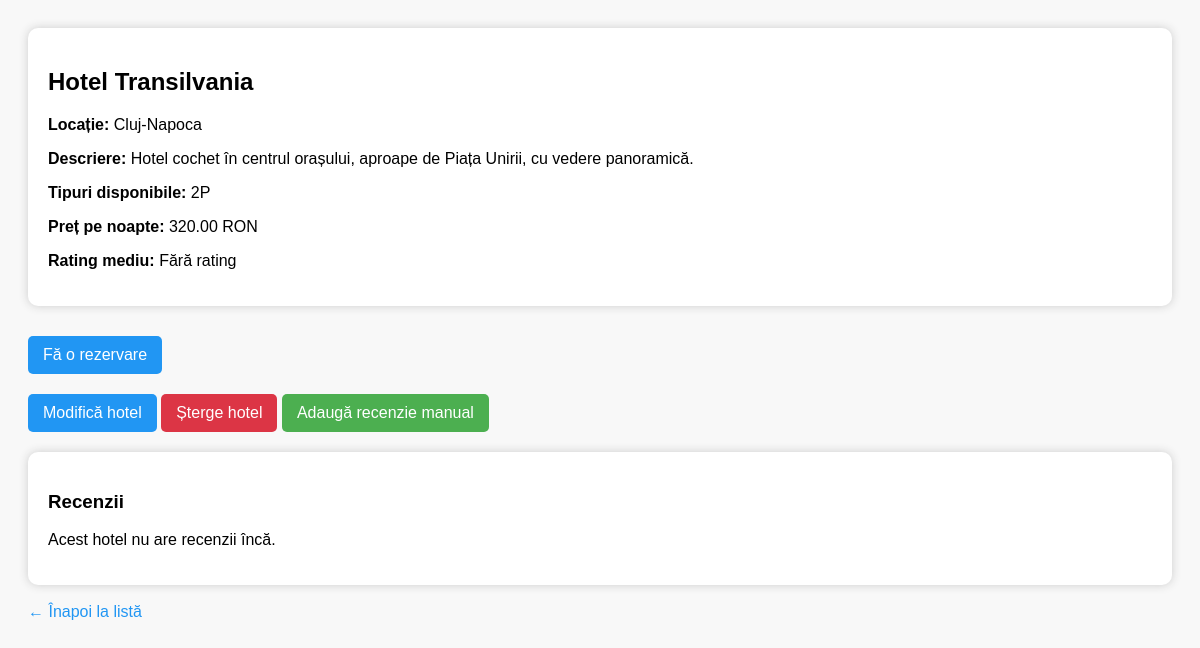
Before: /booking/hotels/3/ (signed in) with the older database file.
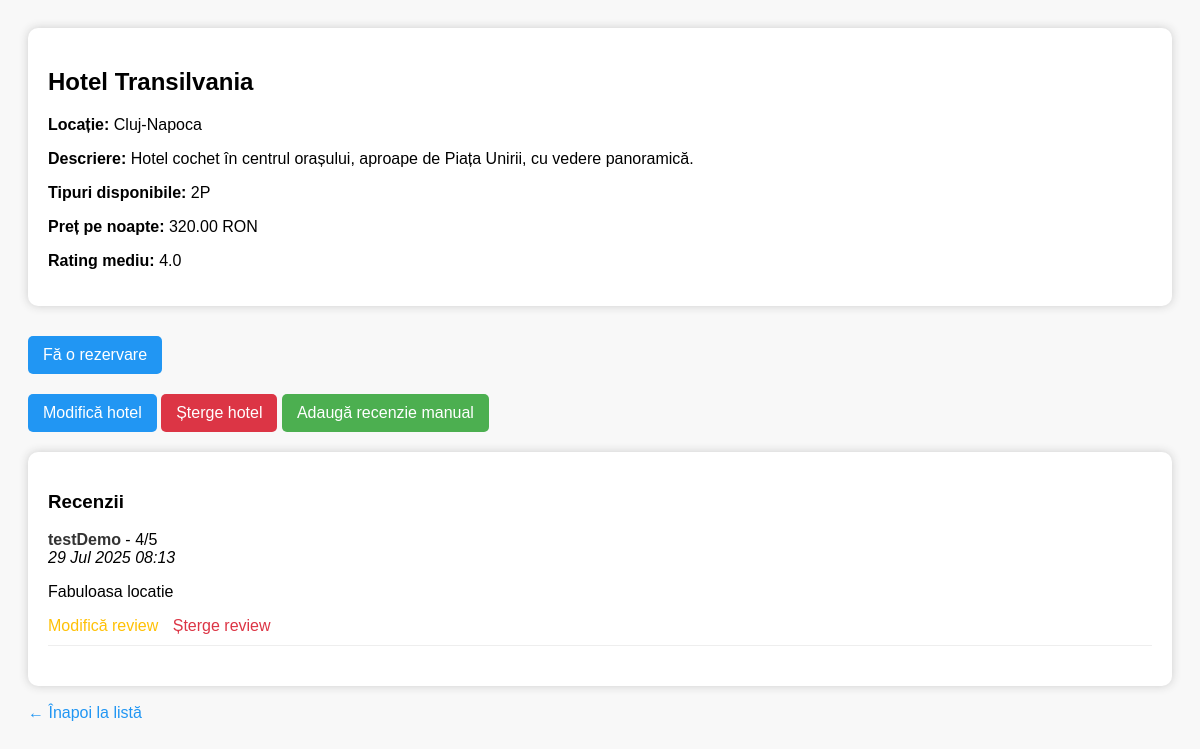
After: the same page with the newer database file.
### booking/models/review.py (models this page shows, shortened)
class HotelReview(models.Model):
    reservation = models.OneToOneField('booking.Reservation', on_delete=models.CASCADE, null=True, blank=True)
    rating = models.IntegerField(validators=[MinValueValidator(1), MaxValueValidator(5)])
    text = models.TextField(blank=True)
    date_posted = models.DateTimeField(auto_now_add=True)
    @property
    def user(self):
        if self.reservation:
            return self.reservation.user
        return None  # sau poți returna un string, ex: "Utilizator necunoscut"

### booking/models/reservation.py (models this page shows, shortened)
class Reservation(models.Model):
    user = models.ForeignKey(settings.AUTH_USER_MODEL, on_delete=models.CASCADE)
    hotel = models.ForeignKey(Hotel, on_delete=models.CASCADE)
    room_type = models.CharField(max_length=3, choices=Hotel.HOTEL_TYPES, editable=False)
    start_date = models.DateField()
    end_date = models.DateField()
    total_price = models.DecimalField(max_digits=8, decimal_places=2, blank=True, null=True)

### booking/models/user.py (models this page shows)
class CustomUser(AbstractUser):
    age = models.PositiveIntegerField(null=True, blank=True)
    profession = models.CharField(max_length=100, blank=True)

### booking/views/hotel_views.py (the view)
# urls.py: path("hotels/<int:hotel_id>/", views.hotel_detail_view, name="hotel_detail"),
@login_required
def hotel_detail_view(request, hotel_id):
    hotel = Hotel.objects.get(id=hotel_id)
    reviews = HotelReview.objects.filter(reservation__hotel=hotel).select_related('reservation__user').order_by('-date_posted')
    avg_rating = reviews.aggregate(average=Avg('rating'))['average']
    return render(request, 'booking/hotel_detail.html', {
        'hotel': hotel,
        'reviews': reviews,
        'avg_rating': avg_rating,
    })

### booking/templates/booking/hotel_detail.html (shortened to what this page needs)
{% load static %}
<!DOCTYPE html>
<html>
<head>
</head>
<body>
    <div class="hotel-box">
        <h2>{{ hotel.name }}</h2>
        <p><strong>Locație:</strong> {{ hotel.location }}</p>
        <p><strong>Descriere:</strong> {{ hotel.description }}</p>
        <p><strong>Tipuri disponibile:</strong> {{ hotel.available_types }}</p>
        <p><strong>Preț pe noapte:</strong> {{ hotel.price_per_night }} RON</p>
        <p><strong>Rating mediu:</strong> {{ avg_rating|default:"Fără rating" }}</p>
    </div>
    <a href="{% url 'reserve_hotel' hotel.id %}" style="display:inline-block; margin-bottom: 20px; background:#2196F3; color:white; padding:10px 15px; border-radius:5px;">Fă o rezervare</a>
    {% if request.user.is_staff %}
    <div class="mb-3">
        <a href="{% url 'update_hotel' hotel.id %}" style="display:inline-block; margin-bottom: 20px; background:#2196F3; color:white; padding:10px 15px; border-radius:5px;" class="btn btn-warning me-2">Modifică hotel</a>
        <a href="{% url 'delete_hotel' hotel.id %}" style="display:inline-block; margin-bottom: 20px; background:#dc3545; color:white; padding:10px 15px; border-radius:5px;" class="btn btn-danger" onclick="return confirm('Ești sigur că vrei să ștergi acest hotel?');">Șterge hotel</a>
        <a href="{% url 'create_review' %}" style="display:inline-block; margin-bottom: 20px; background:#4CAF50; color:white; padding:10px 15px; border-radius:5px;">Adaugă recenzie manual</a>
    </div>
    {% endif %}
    <div class="reviews-box">
        <h3>Recenzii</h3>
        {% if reviews %}
            {% for review in reviews %}
                <div class="review">
                    <strong>{{ review.user.username }}</strong> - {{ review.rating }}/5<br>
                    <em>{{ review.date_posted|date:"d M Y H:i" }}</em>
                    <p>{{ review.text }}</p>
                    {% if request.user.is_staff %}
                    <a href="{% url 'update_review' review.id %}" style="color: #ffc107; margin-right: 10px;">Modifică review</a>
                    <a href="{% url 'delete_review' review.id %}" style="color: #dc3545;" onclick="return confirm('Ești sigur că vrei să ștergi această recenzie?');">Șterge review</a>
                    {% endif %}
                </div>
            {% endfor %}
        {% else %}
            <p>Acest hotel nu are recenzii încă.</p>
        {% endif %}
    </div>
    <br>
    <a href="{% url 'hotels' %}">← Înapoi la listă</a>
</body>
</html>

Changed rows visible on the page:
added HotelReview: user.username "testDemo", rating "4", date_posted "29 Jul 2025 08:13", text "Fabuloasa locatie"
Other visible differences:
{{ avg_rating|default:"Fără rating" }}: "Fără rating" → "4.0"
text no longer shown: "Acest hotel nu are recenzii încă."
